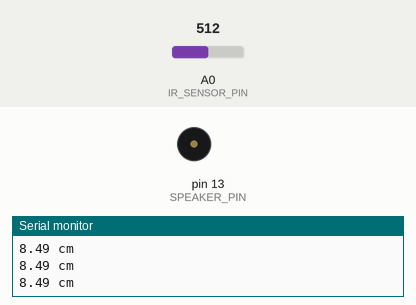
The sketch below on a simulated Arduino Uno, built with avr-gcc and run on an emulated ATmega328P. On the bench: buzzer (waves = sounding), the last lines printed to the serial monitor. The inputs (shaded band) are chosen by the test bench; at power-on: A0 (IR_SENSOR_PIN) = 512.

Above: at 1.2 s.
1.3 s: A0 (IR_SENSOR_PIN) set to 548
At 2.9 s:
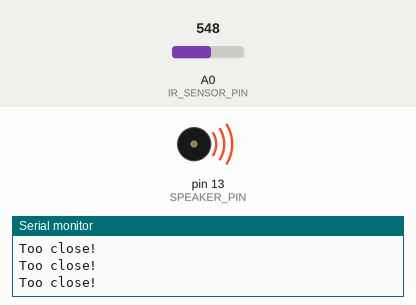
3.2 s: A0 (IR_SENSOR_PIN) set to 306
At 3.9 s:
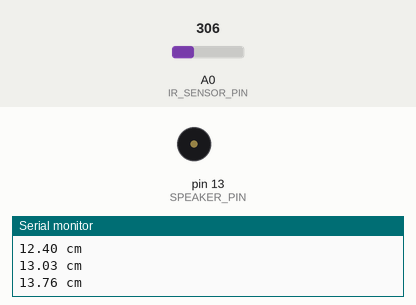
6.2 s: A0 (IR_SENSOR_PIN) set to 436
7.7 s: A0 (IR_SENSOR_PIN) set to 463
Timing chart, 0 to 10.2 s (numbered marks = the images above; inputs shaded):
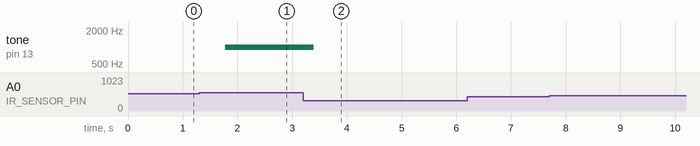

The sketch:

park_distance_control.pde
```cpp
// START:main
#include <stdint.h>
#include "pdc.h"

const uint16_t BAUD_RATE     = 57600;
const uint8_t  IR_SENSOR_PIN = A0;
const uint8_t  SPEAKER_PIN   = 13;
const float    MOUNTING_GAP  = 3.0;

arduino::ParkDistanceControl pdc(
  InfraredSensor(IR_SENSOR_PIN),
  Speaker(SPEAKER_PIN),
  MOUNTING_GAP
);

void setup(void) {
  Serial.begin(BAUD_RATE);
}

void loop(void) {
  pdc.check();
  delay(50);
}
// END:main

// vim:ft=arduino
```

infrared_sensor.cpp
```cpp
// START:main
#include <WProgram.h>
#include <stdint.h>
#include "infrared_sensor.h"

namespace arduino {
  namespace sensors {
    InfraredSensor::InfraredSensor(const uint8_t pin) : _pin(pin) {
      for (uint16_t i = 0; i < _buffer.getBufferSize(); i++)
        update();
    }

    void InfraredSensor::update(void) {
      _buffer.addValue(analogRead(_pin));
    }

    float InfraredSensor::getDistance(void) const {
      const float voltage =
        _buffer.getAverageValue() * SUPPLY_VOLTAGE / 1024.0;
      return VOLTS_PER_CM / voltage;
    }
  }
}
// END:main

// vim:ft=arduino
```

infrared_sensor.h
```cpp
#ifndef INFRARED_SENSOR
#define INFRARED_SENSOR

// START:main
#include <stdint.h>
#include "ring_buffer.h"

using namespace arduino::util;

namespace arduino {
  namespace sensors {
    class InfraredSensor {
      private:
        uint8_t              _pin;
        RingBuffer<uint16_t> _buffer;
      public:
       static const float SUPPLY_VOLTAGE = 4.7;
       static const float VOLTS_PER_CM   = 27.0;

        InfraredSensor(const uint8_t pin);

        void update(void);
        float getDistance(void) const;
    };
  }
}
// END:main

#endif

// vim:ft=arduino
```

pdc.cpp
```cpp
// START:main
#include <WProgram.h>
#include "pdc.h"

namespace arduino {
  void ParkDistanceControl::check(void) {
    _ir_sensor.update();
    const float distance =
      _ir_sensor.getDistance() - _mounting_gap;
    if (distance <= MIN_DISTANCE) {
      Serial.println("Too close!");
      _speaker.beep();
    } else if (distance >= MAX_DISTANCE) {
      Serial.println("OK.");
    } else {
      Serial.print(distance);
      Serial.println(" cm");
    }
  }
}
// END:main

// vim:ft=arduino
```

pdc.h
```cpp
#ifndef PARK_DISTANCE_CONTROL
#define PARK_DISTANCE_CONTROL

// START:main
#include "infrared_sensor.h"
#include "speaker.h"

using namespace arduino::sensors;
using namespace arduino::actuators;

namespace arduino {
  class ParkDistanceControl {
    private:
      InfraredSensor _ir_sensor;
      Speaker        _speaker;
      float          _mounting_gap;
    public:
      static const float MIN_DISTANCE = 8.0;
      static const float MAX_DISTANCE = 80.0;

      ParkDistanceControl(
        const InfraredSensor& ir_sensor,
        const Speaker&        speaker,
        const float           mounting_gap = 0.0) :
        _ir_sensor(ir_sensor),
        _speaker(speaker),
        _mounting_gap(mounting_gap) {}

      void check(void);
  };
}
// END:main

#endif

// vim:ft=arduino
```

ring_buffer.h
```cpp
#ifndef RING_BUFFER
#define RING_BUFFER

#include <stdlib.h>
#include <math.h>

// START:main
namespace arduino {
  namespace util {
    template<typename T> // <label id="code.rbuffer.template"/>
    class RingBuffer {
      private:
        T*       _samples; // <label id="code.rbuffer.buffer"/>
        uint16_t _sample_pos;
        uint16_t _buffer_size;
      public:
        static const uint16_t DEF_SIZE = 16;

        RingBuffer(const uint16_t buffer_size = DEF_SIZE) { // <label id="code.rbuffer.constructor"/>
          _sample_pos = 0;
          _buffer_size = buffer_size != 0 ? buffer_size : DEF_SIZE;
          _samples = static_cast<T*>(
            malloc(sizeof(T) * _buffer_size)
          );
        }

        RingBuffer(const RingBuffer& rhs) { // <label id="code.rbuffer.copyconstructor"/>
          *this = rhs;
        }

        RingBuffer& operator=(const RingBuffer& rhs) { // <label id="code.rbuffer.assignment"/>
          if (this != &rhs) {
            _sample_pos = rhs._sample_pos;
            _buffer_size = rhs._buffer_size;
            _samples = static_cast<T*>(
              malloc(sizeof(T) * _buffer_size)
            );
            for (uint16_t i = 0; i < _buffer_size; i++)
              _samples[i] = rhs._samples[i];
          }
          return *this;
        }

        ~RingBuffer() { // <label id="code.rbuffer.destructor"/>
          free((void*)_samples);
        }

        void addValue(const T value) {
          _samples[_sample_pos] = value;
          _sample_pos = (_sample_pos + 1) % _buffer_size; // <label id="code.rbuffer.modulus"/>
        }

        T getAverageValue() const {
          float sum = 0.0;
          for (uint16_t i = 0; i < _buffer_size; i++)
            sum += _samples[i];
          return round(sum / _buffer_size);
        }

        uint16_t getBufferSize() const {
          return _buffer_size;
        }
    };
  }
}
// END:main

#endif

// vim:ft=arduino
```

speaker.h
```cpp
#ifndef SPEAKER
#define SPEAKER

// START:main
#include <stdint.h>
#include "WProgram.h"

namespace arduino {
  namespace actuators {
    class Speaker {
      public:
        static const uint16_t DEF_FREQUENCY = 1000;
        static const uint32_t DEF_DURATION  = 200;

        Speaker(const uint8_t speaker_pin) : // <label id="code.speaker.constructor"/>
          _speaker_pin(speaker_pin) {} // <label id="code.speaker.mil"/>

        void beep(
          const uint16_t frequency = DEF_FREQUENCY,
          const uint32_t duration  = DEF_DURATION) const // <label id="code.speaker.const_method"/>
        {
          tone(_speaker_pin, frequency, duration);
        }
      private:
        uint8_t _speaker_pin;
    };
  }
}
// END:main

#endif
```

Measured:
- the behaviour switches between 534 and 535 on A0 (IR_SENSOR_PIN) (found by bisection; images 0 and 1)
- after the input at 1.3 s, tone on pin 13 (SPEAKER_PIN): silent → 1000 Hz after 0.48 s
- after the input at 3.2 s, tone on pin 13 (SPEAKER_PIN): 1000 Hz → silent after 0.20 s
